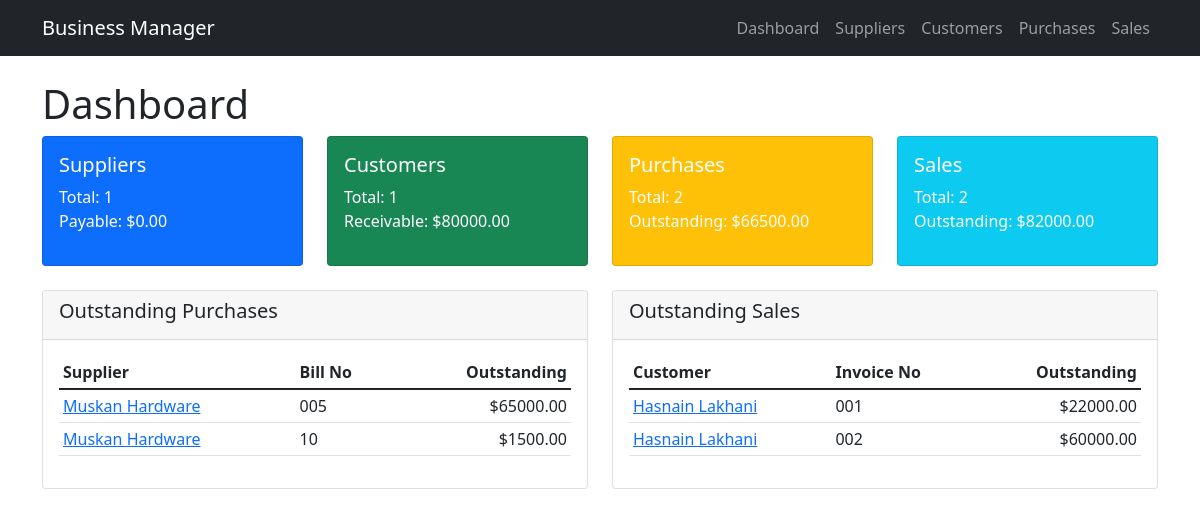
The page / on the database its author committed.
### tables this page shows
CREATE TABLE purchases (
                id INTEGER PRIMARY KEY AUTOINCREMENT,
                date DATE NOT NULL,
                supplier_id INTEGER NOT NULL,
                bill_no TEXT,
                amount DECIMAL(15,2) NOT NULL CHECK(amount >= 0),
                paid_amount DECIMAL(15,2) DEFAULT 0.00 CHECK(paid_amount >= 0),
                items TEXT,
                notes TEXT,
                created_at TIMESTAMP DEFAULT CURRENT_TIMESTAMP,
                updated_at TIMESTAMP DEFAULT CURRENT_TIMESTAMP,
                FOREIGN KEY (supplier_id) REFERENCES suppliers (id) ON DELETE RESTRICT
            );

CREATE TABLE suppliers (
                id INTEGER PRIMARY KEY AUTOINCREMENT,
                name TEXT NOT NULL UNIQUE,
                contact TEXT,
                address TEXT,
                balance DECIMAL(15,2) DEFAULT 0.00,
                created_at TIMESTAMP DEFAULT CURRENT_TIMESTAMP,
                updated_at TIMESTAMP DEFAULT CURRENT_TIMESTAMP
            );

CREATE TABLE sales (
                id INTEGER PRIMARY KEY AUTOINCREMENT,
                date DATE NOT NULL,
                customer_id INTEGER NOT NULL,
                invoice_no TEXT,
                amount DECIMAL(15,2) NOT NULL CHECK(amount >= 0),
                received_amount DECIMAL(15,2) DEFAULT 0.00 CHECK(received_amount >= 0),
                items TEXT,
                notes TEXT,
                created_at TIMESTAMP DEFAULT CURRENT_TIMESTAMP,
                updated_at TIMESTAMP DEFAULT CURRENT_TIMESTAMP,
                FOREIGN KEY (customer_id) REFERENCES customers (id) ON DELETE RESTRICT
            );

CREATE TABLE customers (
                id INTEGER PRIMARY KEY AUTOINCREMENT,
                name TEXT NOT NULL UNIQUE,
                contact TEXT,
                address TEXT,
                balance DECIMAL(15,2) DEFAULT 0.00,
                created_at TIMESTAMP DEFAULT CURRENT_TIMESTAMP,
                updated_at TIMESTAMP DEFAULT CURRENT_TIMESTAMP
            );

### app.py (the view)
@app.route('/')
def dashboard():
    try:
        supplier_stats = supplier_model.get_summary_stats()
        customer_stats = customer_model.get_summary_stats()
        purchase_stats = purchase_model.get_summary_stats()
        sale_stats = sale_model.get_summary_stats()
        outstanding_purchases = purchase_model.get_outstanding()[:5]  # Latest 5
        outstanding_sales = sale_model.get_outstanding()[:5]  # Latest 5
        return render_template('dashboard.html',
                             supplier_stats=supplier_stats,
                             customer_stats=customer_stats,
                             purchase_stats=purchase_stats,
                             sale_stats=sale_stats,
                             outstanding_purchases=outstanding_purchases,
                             outstanding_sales=outstanding_sales)
    except Exception as e:
        flash(f'Error loading dashboard: {str(e)}', 'error')
        return render_template('dashboard.html')

### models/database.py (called while the page is built)
    def get_db(self):
        if 'db' not in g:
            g.db = sqlite3.connect(self.db_path)
            g.db.row_factory = sqlite3.Row
            g.db.execute('PRAGMA foreign_keys = ON')
        return g.db

    def get_outstanding_purchases(self, supplier_id=None):
        db = self.get_db()
        query = '''
            SELECT p.*, s.name as supplier_name,
                   (p.amount - p.paid_amount) as outstanding
            FROM purchases p
            JOIN suppliers s ON p.supplier_id = s.id
            WHERE p.amount > p.paid_amount
        '''
        params = ()
        if supplier_id:
            query += ' AND p.supplier_id = ?'
            params = (supplier_id,)
        query += ' ORDER BY p.date'
        return db.execute(query, params).fetchall()

    def get_outstanding_sales(self, customer_id=None):
        db = self.get_db()
        query = '''
            SELECT s.*, c.name as customer_name,
                   (s.amount - s.received_amount) as outstanding
            FROM sales s
            JOIN customers c ON s.customer_id = c.id
            WHERE s.amount > s.received_amount
        '''
        params = ()
        if customer_id:
            query += ' AND s.customer_id = ?'
            params = (customer_id,)
        query += ' ORDER BY s.date'
        return db.execute(query, params).fetchall()

### models/purchase.py (called while the page is built)
    def get_outstanding(self):
        return self.db.get_outstanding_purchases()

### models/sale.py (called while the page is built)
    def get_outstanding(self):
        return self.db.get_outstanding_sales()

### templates/dashboard.html (shortened to what this page needs)
{% extends "base.html" %}
{% from "macros.html" import currency %}
{% block content %}
<h1>Dashboard</h1>
<div class="row mb-4">
    <div class="col-md-3">
        <div class="card text-white bg-primary position-relative">
            <div class="card-body">
                <h5 class="card-title"> Suppliers</h5>
                {% if supplier_stats %}
                <p class="card-text">
                    Total: {{ supplier_stats.total_suppliers }}<br>
                    Payable: {{ currency(supplier_stats.total_payable) }}
                </p>
                {% endif %}
            </div>
        </div>
    </div>
    <div class="col-md-3">
        <div class="card text-white bg-success position-relative">
            <div class="card-body">
                <h5 class="card-title"> Customers</h5>
                {% if customer_stats %}
                <p class="card-text">
                    Total: {{ customer_stats.total_customers }}<br>
                    Receivable: {{ currency(customer_stats.total_receivable) }}
                </p>
                {% endif %}
            </div>
        </div>
    </div>
    <div class="col-md-3">
        <div class="card text-white bg-warning position-relative">
            <div class="card-body">
                <h5 class="card-title"> Purchases</h5>
                {% if purchase_stats %}
                <p class="card-text">
                    Total: {{ purchase_stats.total_purchases }}<br>
                    Outstanding: {{ currency(purchase_stats.total_outstanding) }}
                </p>
                {% endif %}
            </div>
        </div>
    </div>
    <div class="col-md-3">
        <div class="card text-white bg-info position-relative">
            <div class="card-body">
                <h5 class="card-title"> Sales</h5>
                {% if sale_stats %}
                <p class="card-text">
                    Total: {{ sale_stats.total_sales }}<br>
                    Outstanding: {{ currency(sale_stats.total_outstanding) }}
                </p>
                {% endif %}
            </div>
        </div>
    </div>
</div>
<div class="row">
    <div class="col-md-6">
        <div class="card">
            <div class="card-header">
                <h5>Outstanding Purchases</h5>
            </div>
            <div class="card-body">
                {% if outstanding_purchases %}
                <div class="table-responsive">
                    <table class="table table-sm">
                        <thead>
                            <tr>
                                <th>Supplier</th>
                                <th>Bill No</th>
                                <th class="text-end">Outstanding</th>
                            </tr>
                        </thead>
                        <tbody>
                            {% for purchase in outstanding_purchases %}
                            <tr>
                                <td>
                                    <a href="{{ url_for('edit_supplier', supplier_id=purchase.supplier_id) }}">
                                        {{ purchase.supplier_name }}
                                    </a>
                                </td>
                                <td>{{ purchase.bill_no or 'N/A' }}</td>
                                <td class="text-end">{{ currency(purchase.outstanding) }}</td>
                            </tr>
                            {% endfor %}
                        </tbody>
                    </table>
                </div>
                {% else %}
                <p class="text-muted">No outstanding purchases</p>
                {% endif %}
            </div>
        </div>
    </div>
    <div class="col-md-6">
        <div class="card">
            <div class="card-header">
                <h5>Outstanding Sales</h5>
            </div>
            <div class="card-body">
                {% if outstanding_sales %}
                <div class="table-responsive">
                    <table class="table table-sm">
                        <thead>
                            <tr>
                                <th>Customer</th>
                                <th>Invoice No</th>
                                <th class="text-end">Outstanding</th>
                            </tr>
                        </thead>
                        <tbody>
                            {% for sale in outstanding_sales %}
                            <tr>
                                <td>
                                    <a href="{{ url_for('edit_customer', customer_id=sale.customer_id) }}">
                                        {{ sale.customer_name }}
                                    </a>
                                </td>
                                <td>{{ sale.invoice_no or 'N/A' }}</td>
                                <td class="text-end">{{ currency(sale.outstanding) }}</td>
                            </tr>
                            {% endfor %}
                        </tbody>
                    </table>
                </div>
                {% else %}
                <p class="text-muted">No outstanding sales</p>
                {% endif %}
            </div>
        </div>
    </div>
</div>
{% endblock %}

### templates/base.html (shortened to what this page needs)
<!DOCTYPE html>
<html lang="en">
<head>
    <link href="https://cdn.jsdelivr.net/npm/bootstrap@5.1.3/dist/css/bootstrap.min.css" rel="stylesheet">
</head>
<body>
    <nav class="navbar navbar-expand-lg navbar-dark bg-dark">
        <div class="container">
            <a class="navbar-brand" href="{{ url_for('dashboard') }}">Business Manager</a>
            <div class="navbar-nav">
                <a class="nav-link" href="{{ url_for('dashboard') }}">Dashboard</a>
                <a class="nav-link" href="{{ url_for('suppliers') }}">Suppliers</a>
                <a class="nav-link" href="{{ url_for('customers') }}">Customers</a>
                <a class="nav-link" href="{{ url_for('purchases') }}">Purchases</a>
                <a class="nav-link" href="{{ url_for('sales') }}">Sales</a>
            </div>
        </div>
    </nav>
    <div class="container mt-4">
        {% block content %}{% endblock %}
    </div>
</body>
</html>

### templates/macros.html
{% macro currency(amount) %}
    ${{ "%.2f"|format(amount) }}
{% endmacro %}

### rows shown on the page
purchases: supplier_name "Muskan Hardware", bill_no "005", amount "65000.00"
purchases: supplier_name "Muskan Hardware", bill_no "10", amount "1500.00"
sales: customer_name "Hasnain Lakhani", invoice_no "001", amount "22000.00"
sales: customer_name "Hasnain Lakhani", invoice_no "002", amount "60000.00"

### other values the page prints
{{ supplier_stats.total_suppliers }} "1"
{{ "%.2f"|format(amount) }} "0.00 80000.00 66500.00 82000.00"
{{ customer_stats.total_customers }} "1"
{{ purchase_stats.total_purchases }} "2"
{{ sale_stats.total_sales }} "2"
